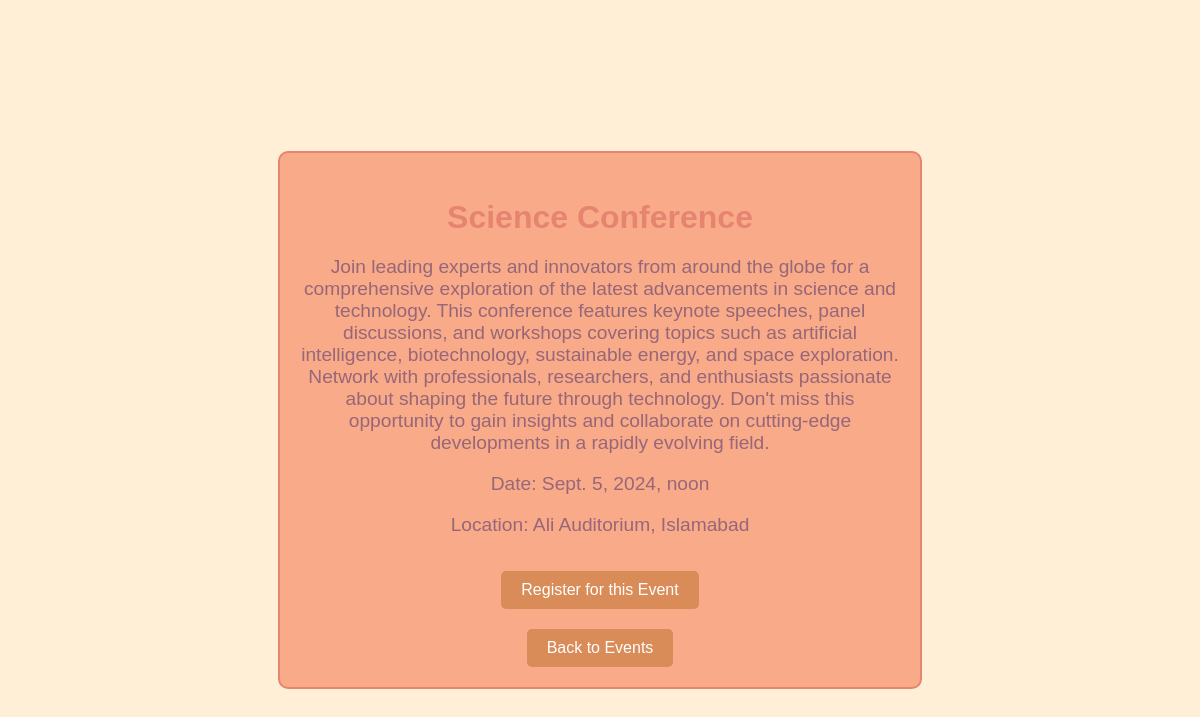
The page /events/2/ (signed in) on the database its author committed.
### events/models.py (models this page shows, shortened)
class Event(models.Model):
    title = models.CharField(max_length=200)
    description = models.TextField()
    date = models.DateTimeField()
    location = models.CharField(max_length=200)

### events/views.py (the view)
# urls.py: path('events/<int:event_id>/', event_views.event_detail, name='event_detail'),
@login_required
def event_detail(request, event_id):
    event = get_object_or_404(Event, pk=event_id)
    return render(request, 'event_detail.html', {'event': event})

### events/templates/event_detail.html (shortened to what this page needs)
<!DOCTYPE html>
<html lang="en">
<head>
</head>
<body>
    <div class="event-details">
        <h2>{{ event.title }}</h2>
        <p>{{ event.description }}</p>
        <p>Date: {{ event.date }}</p>
        <p>Location: {{ event.location }}</p>
        <a href="{% url 'event_register' event.id %}">Register for this Event</a>
        <br>
        <a href="{% url 'event_list' %}">Back to Events</a>
    </div>
</body>
</html>

### events/templates/event_detail.html (style rules this page uses)
body { font-family: Arial, sans-serif; background-color: #ffefd7; color: #976678; margin: 0; padding: 20px; display: flex; justify-content: center; align-items: center; min-height: 100vh; }
.event-details { background-color: #f9ab89; border: 2px solid #e68472; border-radius: 10px; padding: 20px; max-width: 600px; margin: auto; text-align: center; }
h2 { font-size: 2em; margin-bottom: 10px; color: #e68472; }
p { font-size: 1.2em; margin-bottom: 15px; }
a { display: inline-block; padding: 10px 20px; margin-top: 20px; background-color: #d98b58; color: white; text-decoration: none; border-radius: 5px; transition: background-color 0.3s ease; }

### rows shown on the page
Event: title "Science Conference", description "Join leading experts and innovators from around the globe for a comprehensive exploration of the latest advancements in science and technology. This conference features keynote speeches, panel discussions, and workshops covering topics such as artificial intelligence, biotechnology, sustainable energy, and space exploration. Network with professionals, researchers, and enthusiasts passionate about shaping the future through technology. Don't miss this opportunity to gain insights and collaborate on cutting-edge developments in a rapidly evolving field.", date "Sept. 5, 2024, noon", location "Ali Auditorium, Islamabad"
